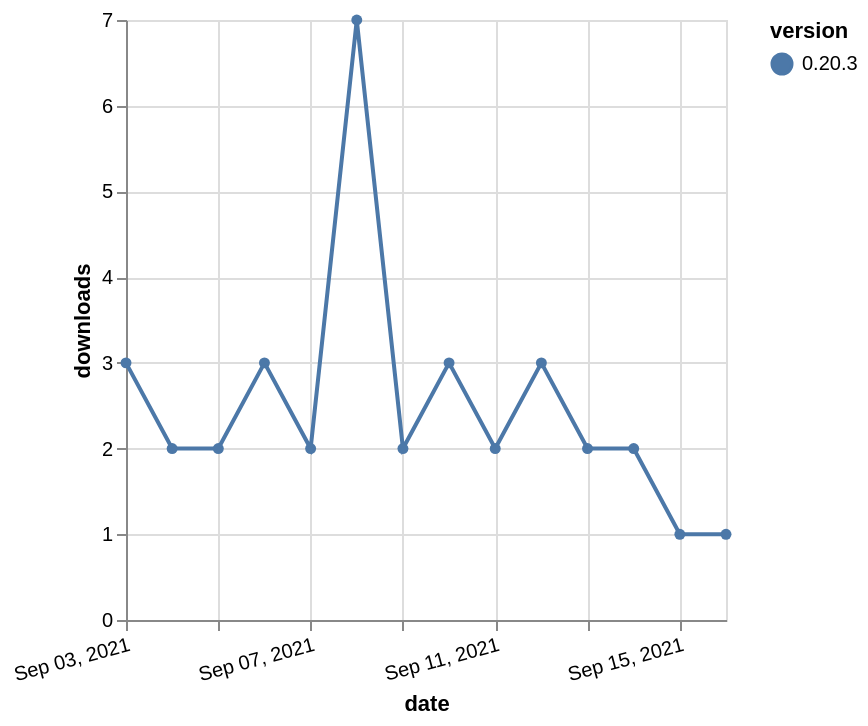

Specify this chart in Vega-Lite:
### Vega-Lite specification from a JSON file in a GitHub repository (floating-point values rounded to 4 significant figures)
{"$schema": "https://vega.github.io/schema/vega-lite/v5.json", "description": "A simple bar chart with embedded data.", "data": {"values": [{"date": "2021-09-03", "total": 4918, "delta": 3, "version": "0.20.3"}, {"date": "2021-09-04", "total": 4920, "delta": 2, "version": "0.20.3"}, {"date": "2021-09-05", "total": 4922, "delta": 2, "version": "0.20.3"}, {"date": "2021-09-06", "total": 4925, "delta": 3, "version": "0.20.3"}, {"date": "2021-09-07", "total": 4927, "delta": 2, "version": "0.20.3"}, {"date": "2021-09-08", "total": 4934, "delta": 7, "version": "0.20.3"}, {"date": "2021-09-09", "total": 4936, "delta": 2, "version": "0.20.3"}, {"date": "2021-09-10", "total": 4939, "delta": 3, "version": "0.20.3"}, {"date": "2021-09-11", "total": 4941, "delta": 2, "version": "0.20.3"}, {"date": "2021-09-12", "total": 4944, "delta": 3, "version": "0.20.3"}, {"date": "2021-09-13", "total": 4946, "delta": 2, "version": "0.20.3"}, {"date": "2021-09-14", "total": 4948, "delta": 2, "version": "0.20.3"}, {"date": "2021-09-15", "total": 4949, "delta": 1, "version": "0.20.3"}, {"date": "2021-09-16", "total": 4950, "delta": 1, "version": "0.20.3"}]}, "width": "container", "mark": {"type": "line", "point": {"filled": true}}, "encoding": {"x": {"field": "date", "type": "temporal", "timeUnit": "yearmonthdate", "title": "date", "axis": {"labelAngle": -15}}, "y": {"field": "delta", "type": "quantitative", "title": "downloads"}, "color": {"field": "version", "type": "nominal"}, "tooltip": {"field": "delta"}}}
